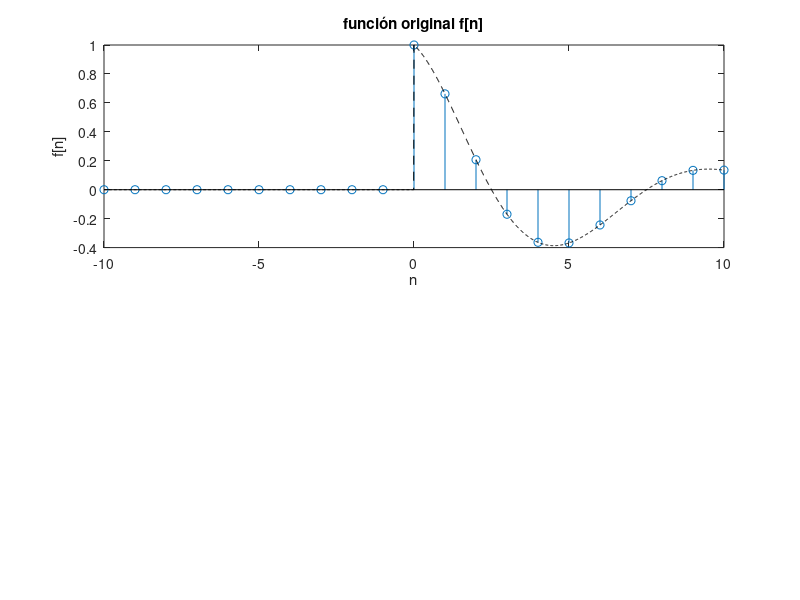

Here is the MATLAB script that generated this plot: (Note: this script raises an error after producing the figure.)
%% P02: Señales en tiempo discreto
%
%% Integrantes
% * Aleks Adrián Calderón Vázquez
% * Carlos Josafath López Favila
% * Fredy Bautista Dominguez
% * Irvin Adrián Vázquez Ruíz
% * Iván Rodrigo Santacruz Bravo

%% Introduccion
% 
% *|<https://colab.research.google.com/drive/15utvi4pqPdDnBhje-XVJQA7GtWUerO-G?usp=sharing CÓDIGO> DE LAS SIGUIENTES GRÁFICAS EN COLAB|*
%
% 
% 

%% Objetivos
% * Manipulación básica de MATLAB
% * Gráficas de señales reales y complejas discretas
% * Transformación de señales discretas (escalamientos y traslaciones)

%% Desarrollo
%
%
%% 1. Resuelve el problema 3.11-2
% Considere la función en tiempo discreto 
% $$f[n]=e^{-n/5} cos{(\pi n/5)}u[n] $$
% La seción 3.11 usa funciones anónimas para describir señales en Tiempo
% Discreto.
%%
f=@(n) exp(-n/5).*cos(pi*n/5).*(n>=0);

%% 
% Si bien esta función anónima funciona correctamente para una operación de
% muestreo reducido como f[2n], no funciona correctamente para una
% operación de muestreo superior, como f[n/2]. Modifica la función anónima
% f para que también se adapte correctamente a las operaciones de muestreo 
% superior. Prueba tu codigo, calculando y graficando f(n/2) en (-10<=n<=10)
%%
subplot(2,1,1)
n=-10:10;
r=-10:0.01:10;
stem(n,f(n))
hold on
plot(r,f(r),'--k')
xlabel('n')
ylabel('f[n]')
title('función original f[n]')
plano = gca;
plano.XAxisLocation = "origin";
plano.YAxisLocation = "origin";
plano.Box='off';


subplot(2,1,2)
n=-10:2:10;
stem(n,f(n/2))
hold on
plot(r,f(r/2),'--k')
xlabel('n')
ylabel('f[n/2]')
title('función escalada f[n/2]')
plano = gca;
plano.XAxisLocation = "origin";
plano.YAxisLocation = "origin";
plano.Box='off';
hold off

%% 2. Resuelve el problema 3.2-7, tenga cuidado en los escalamientos horizontales
u = @(n) 1.0.*(n>=0)+0.0.*(n<0);
x = @(n) n.*(u(n)-u(n-3))+(-n+6).*(u(n-3)-u(n-6));
n = -1:8;
figure
stem(n,x(n))
plano = gca;
plano.XAxisLocation = "origin";
plano.YAxisLocation = "origin";
plano.Box='off';
ylim([-1,3.5]);

%%
% _*(a) x[-n]*_
n = -8:1;
stem(n,x(-n))
plano = gca;
plano.XAxisLocation = "origin";
plano.YAxisLocation = "origin";
plano.Box='off';
ylim([-1,3.5]);

%%
% _*(b) x[n+6]*_
n = -8:1;
stem(n,x(n+6))
plano = gca;
plano.XAxisLocation = "origin";
plano.YAxisLocation = "origin";
plano.Box='off';
ylim([-1,3.5]);

%%
% _*(c) x[n-6]*_
n = -1:13;
stem(n,x(n-6))
plano = gca;
plano.XAxisLocation = "origin";
plano.YAxisLocation = "origin";
plano.Box='off';
ylim([-1,3.5]);

%%
% _*(d) x[3n]*_
n = -1:5;
stem(n,x(3*n))
plano = gca;
plano.XAxisLocation = "origin";
plano.YAxisLocation = "origin";
plano.Box='off';
xlim([-1,5])
ylim([-1,3.5]);

%%
% _*(f) x[n/3]*_
n = 0:3:20;
stem(n,x(n/3))
plano = gca;
plano.XAxisLocation = "origin";
plano.YAxisLocation = "origin";
plano.Box='off';
ylim([-1,3.5]);

%%
% _*(e) x[3-n]*_
n = -5:5;
stem(n,x(3-n))
plano = gca;
plano.XAxisLocation = "origin";
plano.YAxisLocation = "origin";
plano.Box='off';
ylim([-1,3.5]);

%% 3. Resuelva el problema 3.11-6.
% Suponga que existe un vector x en el espacio de trabajo de MATLAB, 
% correspondiente a una señal DT de duración finita x [n]
%
% (a) Escriba una función MATLAB que, cuando se le pasa el vector x, 
% calcule y devuelva Ex, la energía de x [n].
%
% (b) Escriba una función MATLAB que, cuando se pasa el vector x, calcule y
% devuelva Px, la potencia de x [n]. Suponga que x [n] es periódico y que el
% vector x contiene datos para un número entero de períodos de x [n].
%
% INCISO A

%%
% 
% <<D:\Escuela\Tercer Semestre\Analisis de señales y sistemas\Practicas\Practica_P02\html\FuncionED.jpeg>>
% 
%%
% INCISO B
%%
% 
% <<D:\Escuela\Tercer Semestre\Analisis de señales y sistemas\Practicas\Practica_P02\html\FuncionPD.jpeg>>
%
%% 4. Con los programas desarrollados en el punto 3, resuelva 3.1-1 c) y 3.1-2 b)
% 3.1-1 Calcula la energia de la señal x1[n]
%
N = -4:6;
x1=[0 -3 -2 -1 0 1 2 3 0 0 0];
stem(N,x1)
title('3.1-1 Punto C')
xlabel('n');
ylabel('x1[n]');

%%
Ex1=EnergiaD(x1)
%%
% 3.1-2 Calcula la potencia de la señal x2[n]
clear
N = -3:8;
x2=[-3 -2 -1 0 1 2 3 0 0 0 0 0];
stem(N,x2)
title('3.1-2 Punto B')
xlabel('n');
ylabel('x2[n]');
%%
Px2=PotenciaSDP(x2)
%% 5. Construya una app que permita (consultar los ejemplos preconstruidos):
% * Gráficar señales en tiempo discreto reales, el usuario ingresa la definición de la señal en el formato especifico
% * El usuario puede definir el intervalo de la gráfica
% * El usuario puede seleccionar el tipo de transformación (horizontal, vertical o combinación) que desee realizar a la señal, la app deberá mostrar la gráfica de esta transformación.  
% * Se adjunta una imagen de la app a la práctica, y el archivo de la app.
%
% Se Utilizò la interfaz de AppDesigner que proporciona MATLAB para generar la aplicaciòn solicitada
%
% NOTA En la asignacion se subio un archivo .zip que contiene tanto el archivo .mlapp como las imagenes que usa para su funcionamiento
%
% <<D:\Escuela\Tercer Semestre\Analisis de señales y sistemas\Practicas\Practica_P02\html\Punto5_1.jpeg>>
%
% <<D:\Escuela\Tercer Semestre\Analisis de señales y sistemas\Practicas\Practica_P02\html\Punto5_2.jpeg>>

